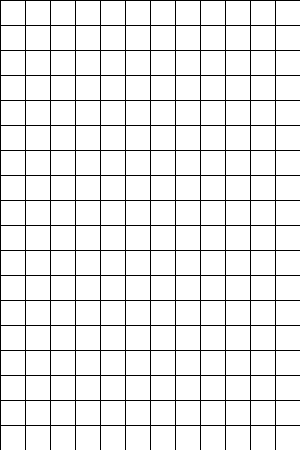
Frame 1 (no input)
Frame 60 (the mouse pressed at the canvas centre just before this capture): identical to frame 1, image omitted
Frame 120 (the mouse held since frame 60 and released just before this capture): identical to frame 1, image omitted

The Processing sketch that drew this single still picture (run headless with seeded random() and noise(); from frame 60 on, the mouse is pressed at the canvas centre):

// Processing sketch: tetris01
// ── tetris01.pde
//Tetris 俄羅斯方塊
void setup(){
  size(300,450);
}//12x20 10x18   (25x25)
void draw(){
  background(0);
  for(int x=0; x<12; x++){
    for(int y=0; y<20; y++){
      rect(x*25, y*25, 25,25);
    }
  }
}
